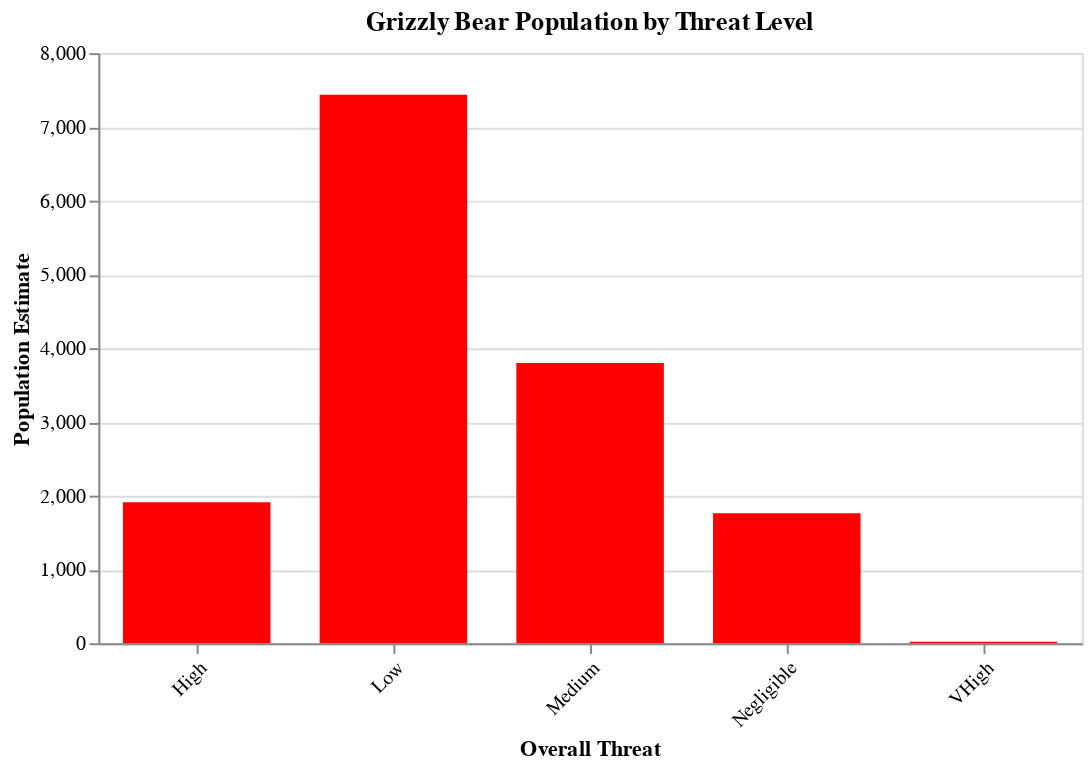

Write notebook code for a chart like this one.
### Code cell
griz_pop_threat_chart = alt.Chart(reg_threat_levels).mark_bar(color = 'red').encode(
     x=alt.X('Overall Threat:O', axis=alt.Axis(labelAngle=-45)),
     y='Population Estimate:Q'
).properties(title='Grizzly Bear Population by Threat Level', width=500, height=300
            ).configure_scale(bandPaddingInner=0.25)

griz_pop_threat_chart

### Figure 1 — Vega-Lite specification as saved in the notebook (floating-point values rounded to 4 significant figures)
{"config": {"view": {"continuousWidth": 400, "continuousHeight": 300}, "scale": {"bandPaddingInner": 0.25}}, "data": {"name": "data-289e003c5eb5fe1ac13e6d1f97cc37bd"}, "mark": {"type": "bar", "color": "red"}, "encoding": {"x": {"axis": {"labelAngle": -45}, "field": "Overall Threat", "type": "ordinal"}, "y": {"field": "Population Estimate", "type": "quantitative"}}, "height": 300, "title": "Grizzly Bear Population by Threat Level", "width": 500, "$schema": "https://vega.github.io/schema/vega-lite/v4.17.0.json", "datasets": {"data-289e003c5eb5fe1ac13e6d1f97cc37bd": [{"Overall Threat": "High", "Population Estimate": 1910}, {"Overall Threat": "Low", "Population Estimate": 7435}, {"Overall Threat": "Medium", "Population Estimate": 3799}, {"Overall Threat": "Negligible", "Population Estimate": 1761}, {"Overall Threat": "VHigh", "Population Estimate": 20}]}}
